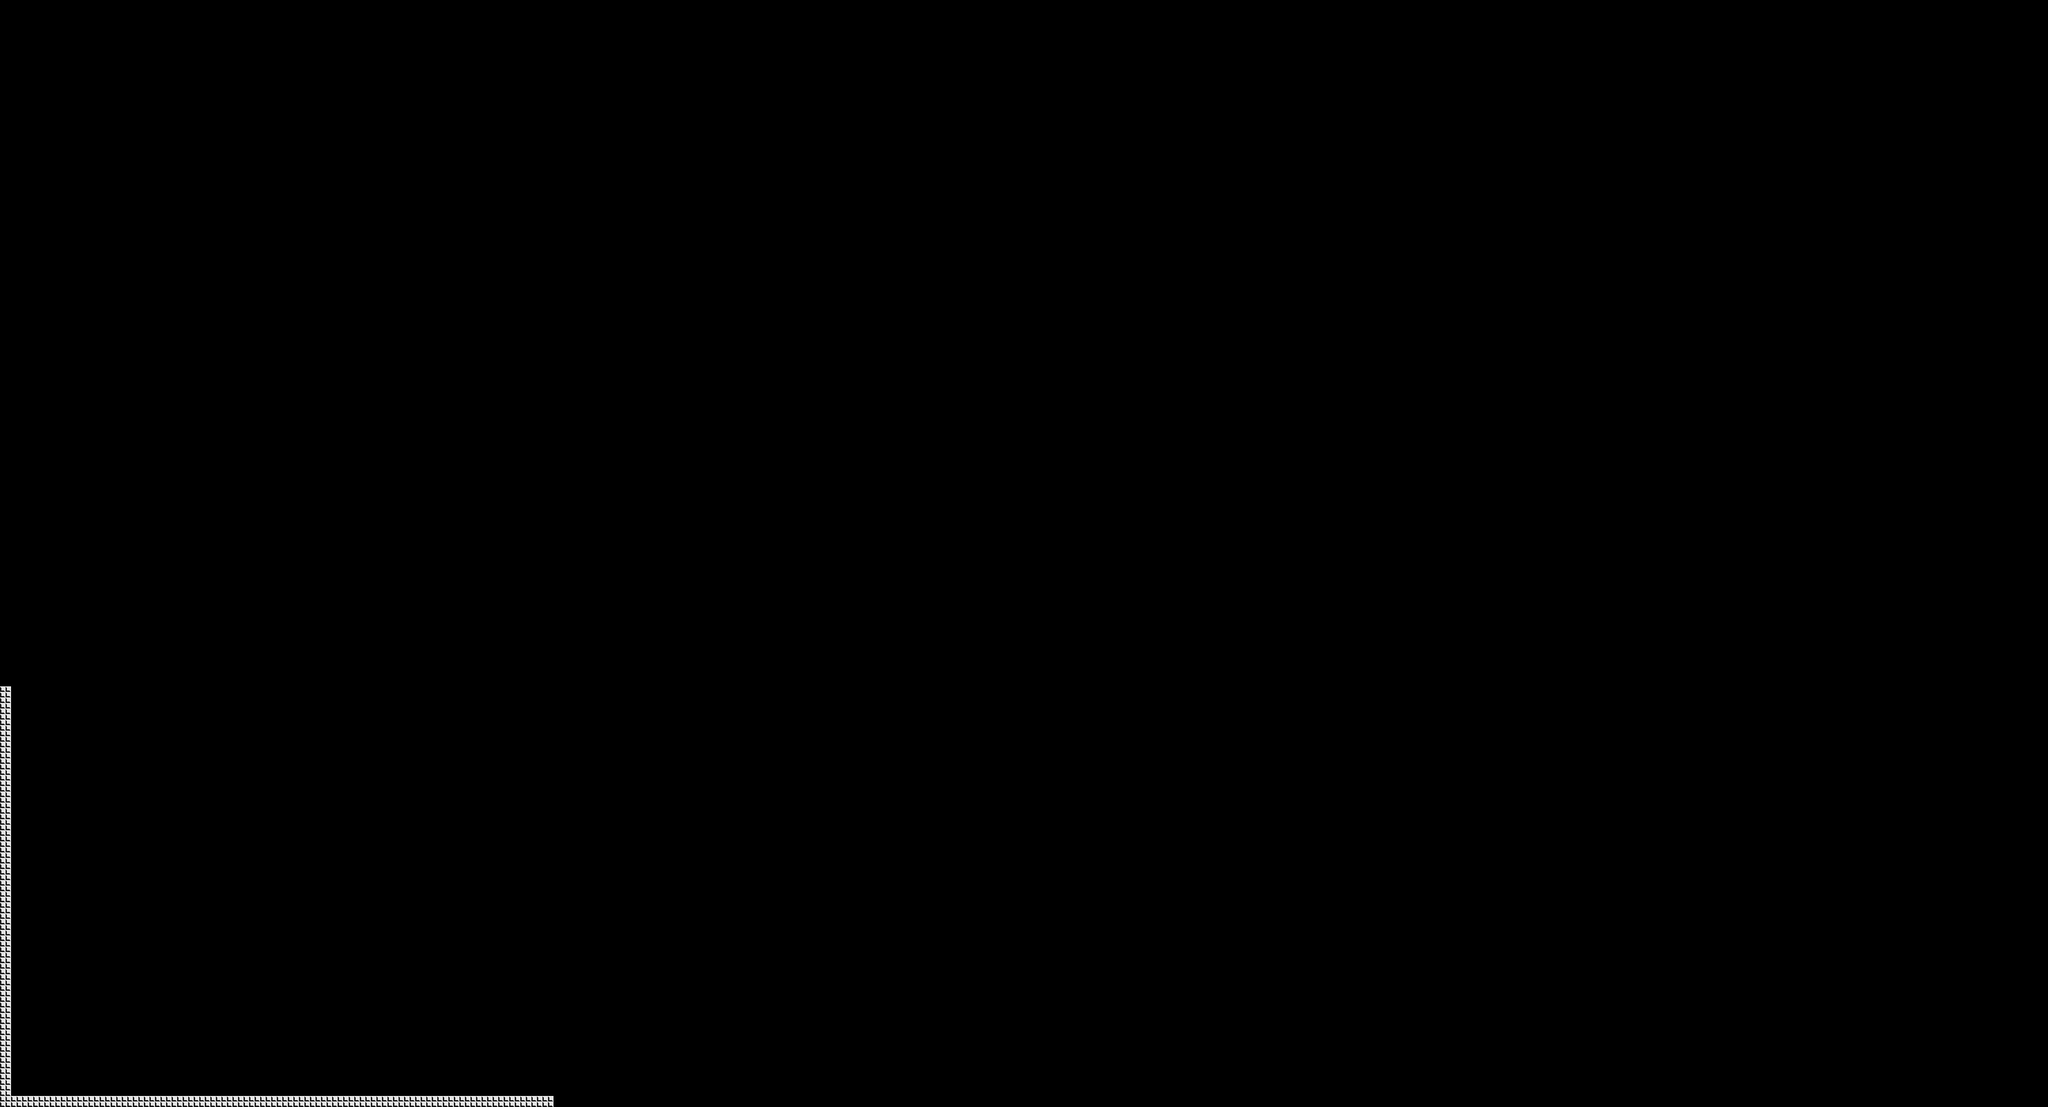

The image is a tile-based game level rendered from a .tmx file. Its description and source (layers, tilesets, objects; grid data summarised) follow:
An orthogonal 185x100 tile map with 16x16 px tiles, 1 tile layer (Ville) and 3 objects.

<map version="1.5" tiledversion="1.6.0" orientation="orthogonal" renderorder="right-down" width="185" height="100" tilewidth="16" tileheight="16" infinite="0" nextlayerid="3" nextobjectid="23">
 <editorsettings>
  <export target="assets/tiles/RaionVille.json" format="json" />
 </editorsettings>
 <tileset firstgid="1" name="teste" tilewidth="16" tileheight="16" tilecount="1024" columns="32">
  <image source="assets/tiles/teste.png" width="512" height="512" />
 </tileset>
 <layer id="1" name="Ville" width="185" height="100">
  <data>[18500 cells, 87 non-empty, 1 distinct tile ids]</data>
 </layer>
 <objectgroup id="2" name="Caisse">
  <object id="1" x="352" y="1568" width="16" height="16" />
  <object id="2" x="368" y="1568" width="16" height="16" />
  <object id="5" x="384" y="1568" width="16" height="16" />
 </objectgroup>
</map>
